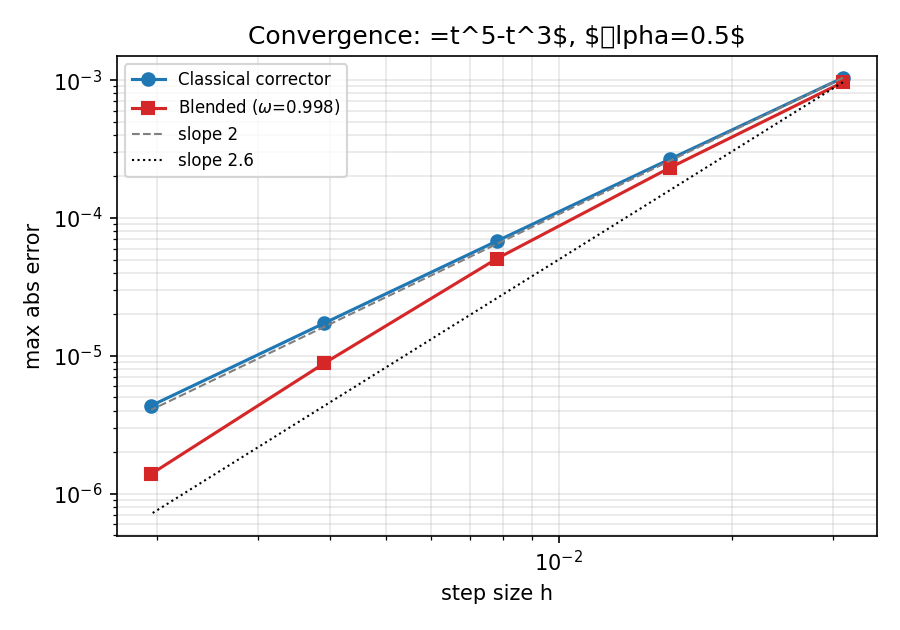
#> input picture convergence.png, 900 x 630 px
$ python make_cover.py ../../convergence.png ../../convergence.png 5 ../../convergence.png
#> lines starting #> are read from the running program, lines starting #| are printed output that depends on the picture
# Build Pothi print-ready wraparound cover (300 DPI, 0.2" bleed, soft cover)
# usage: make_cover.py front.jpg back.jpg pages out.pdf
import sys
from PIL import Image, ImageOps, ImageDraw
import numpy as np
front, back, pages, out = sys.argv[1], sys.argv[2], int(sys.argv[3]), sys.argv[4]
DPI = 300; BLEED = int(0.2 * DPI)
TW, TH = 1749, 2480                              # A5 trim at 300 dpi
spine = round(pages * 0.001968 * DPI)            # Pothi soft-cover spine formula
f = Image.open(front).convert('RGB').resize((TW, TH), Image.LANCZOS)
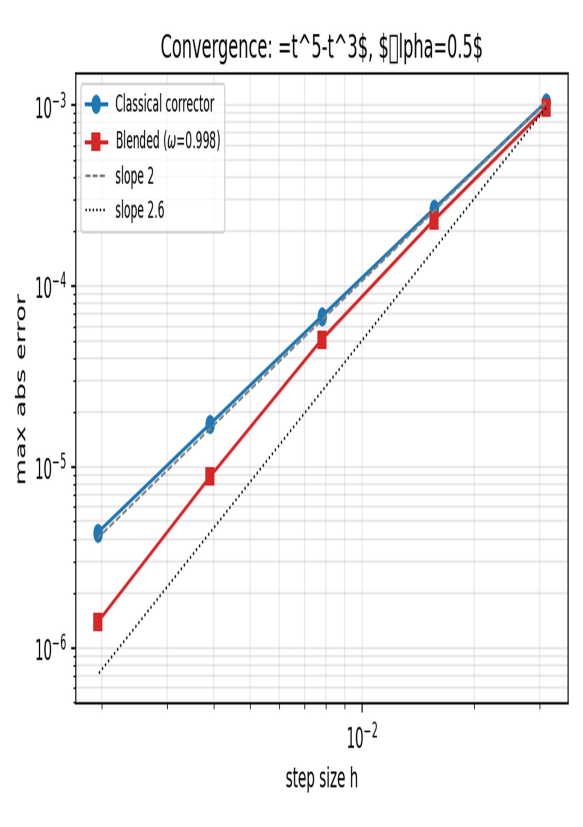
#> f: PIL image 1749x2480 RGB (shown at 1/3 size); mean R, G, B 246.2, 245.6, 245.9
b = Image.open(back).convert('RGB').resize((TW, TH), Image.LANCZOS)
# remove placeholder ISBN barcode + price: leave clean white box for the real barcode
ImageDraw.Draw(b).rectangle((1335, 1940, 1705, 2268), fill='white')
def pad(img, left, right):                       # stretch edge pixels into the bleed (no mirrored text)
#> called with left = 60, right = 0
    a = np.asarray(img)
    a = np.pad(a, ((BLEED, BLEED), (left, right), (0, 0)), mode='edge')
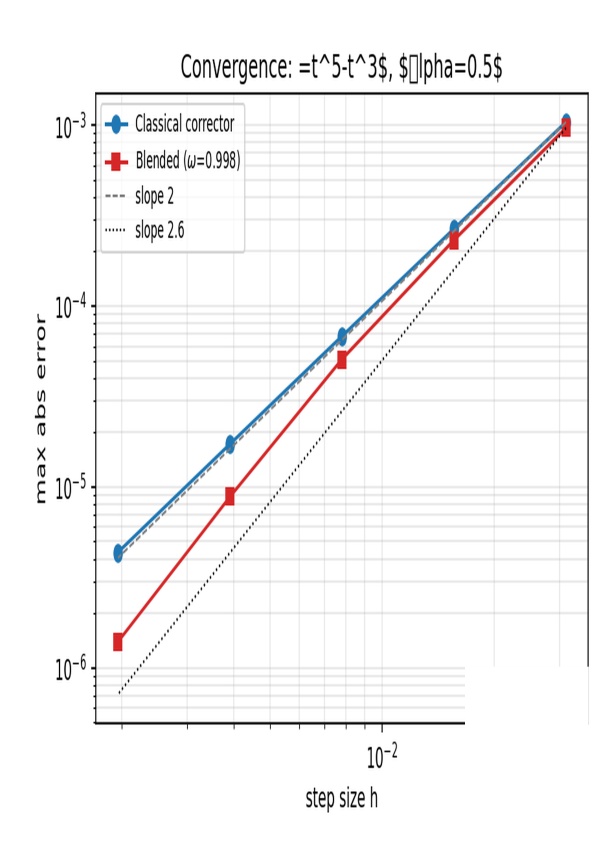
#> a: shape (2600, 1809, 3) (shown at 1/3 size); mean R, G, B 247.2, 246.5, 246.8
    return Image.fromarray(a)
b = pad(b, BLEED, 0); f = pad(f, 0, BLEED)
#> call 2 of pad, with left = 0, right = 60
#> in pad (call 2), `a = np.pad(a, ((BLEED, BLEED), (left, right), (0, 0)), mode='edge')`:
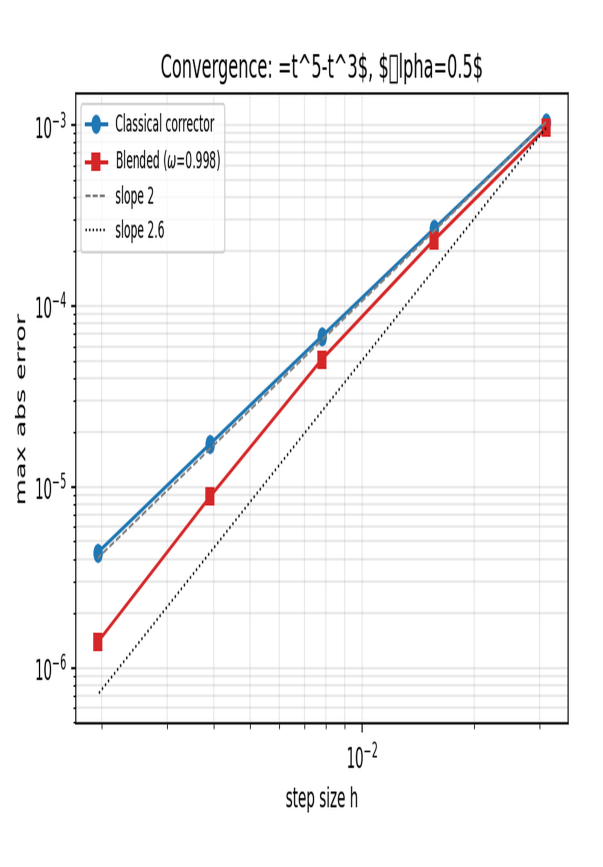
#> a: shape (2600, 1809, 3) (shown at 1/3 size); mean R, G, B 246.9, 246.3, 246.6
W = b.width + spine + f.width; H = TH + 2 * BLEED
#> after `W = b.width + spine + f.width`: W = 3621
c = Image.new('RGB', (W, H), (92, 26, 22))       # maroon spine (matches title colour)
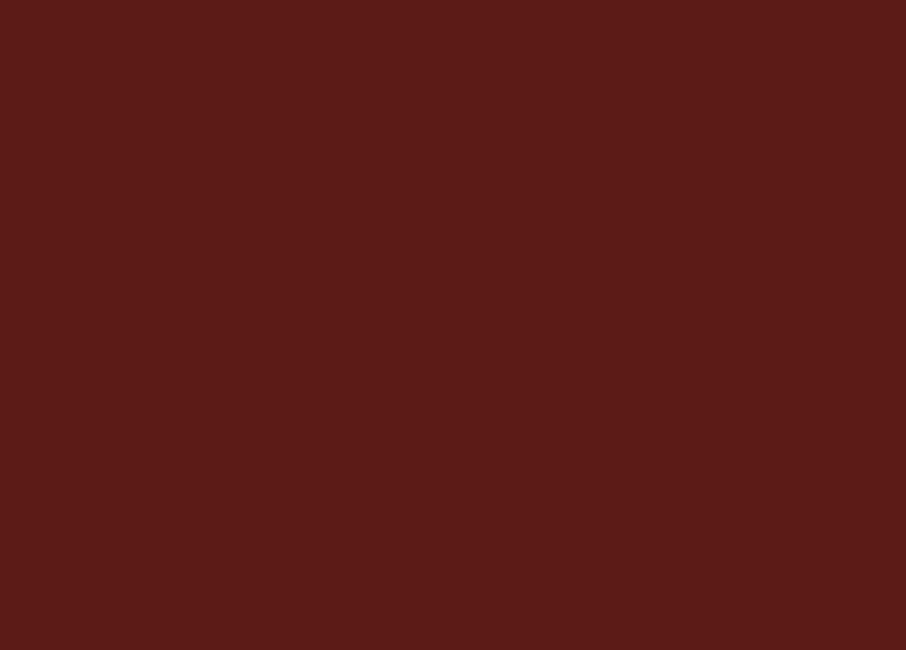
#> c: PIL image 3621x2600 RGB (shown at 1/4 size); mean R, G, B 92, 26, 22
c.paste(b, (0, 0)); c.paste(f, (b.width + spine, 0))
#> after `c.paste(b, (0, 0))`:
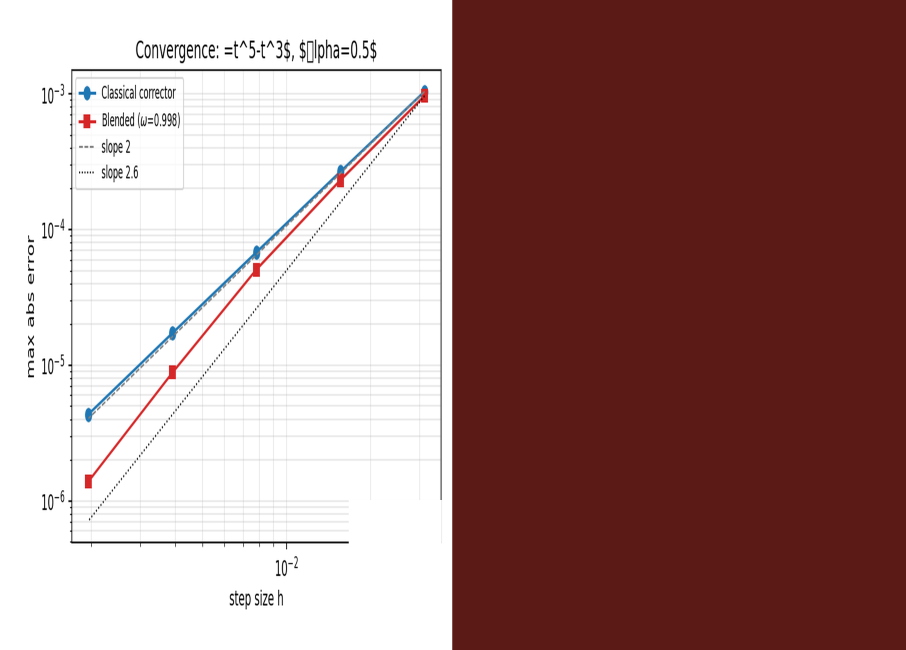
#> c: PIL image 3621x2600 RGB (shown at 1/4 size); mean R, G, B 169.5, 136.2, 134.3
#> after `c.paste(f, (b.width + spine, 0))`:
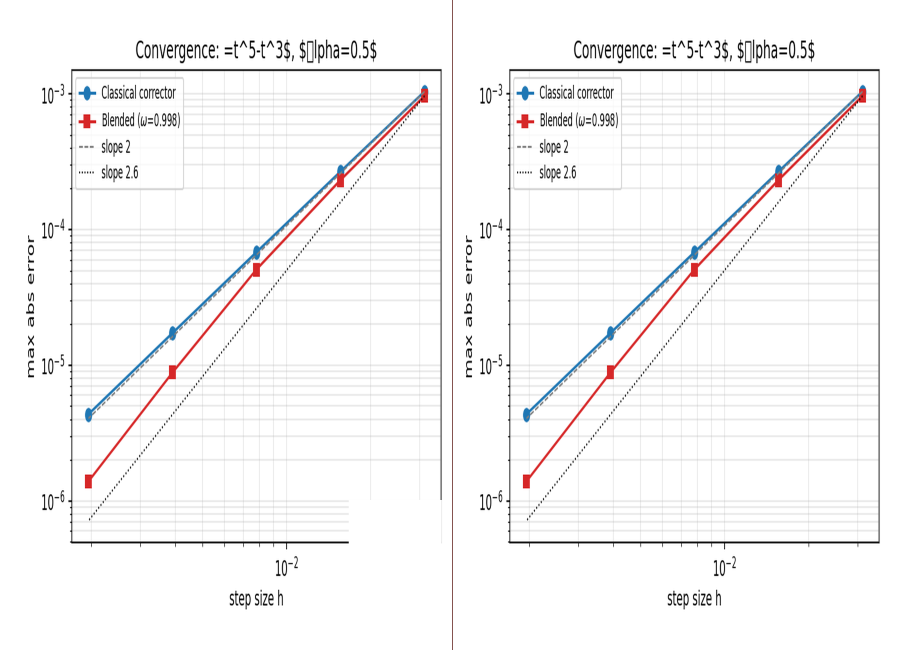
#> c: PIL image 3621x2600 RGB (shown at 1/4 size); mean R, G, B 246.9, 246.2, 246.5
c.save(out, 'PDF', resolution=DPI)
c.save(out.replace('.pdf', '.jpg'), quality=95, dpi=(DPI, DPI))
print(f'spine {spine}px = {spine/DPI:.3f}in; cover {W}x{H}px = {W/DPI:.3f}x{H/DPI:.3f}in')
#| spine 3px = 0.010in; cover 3621x2600px = 12.070x8.667in
